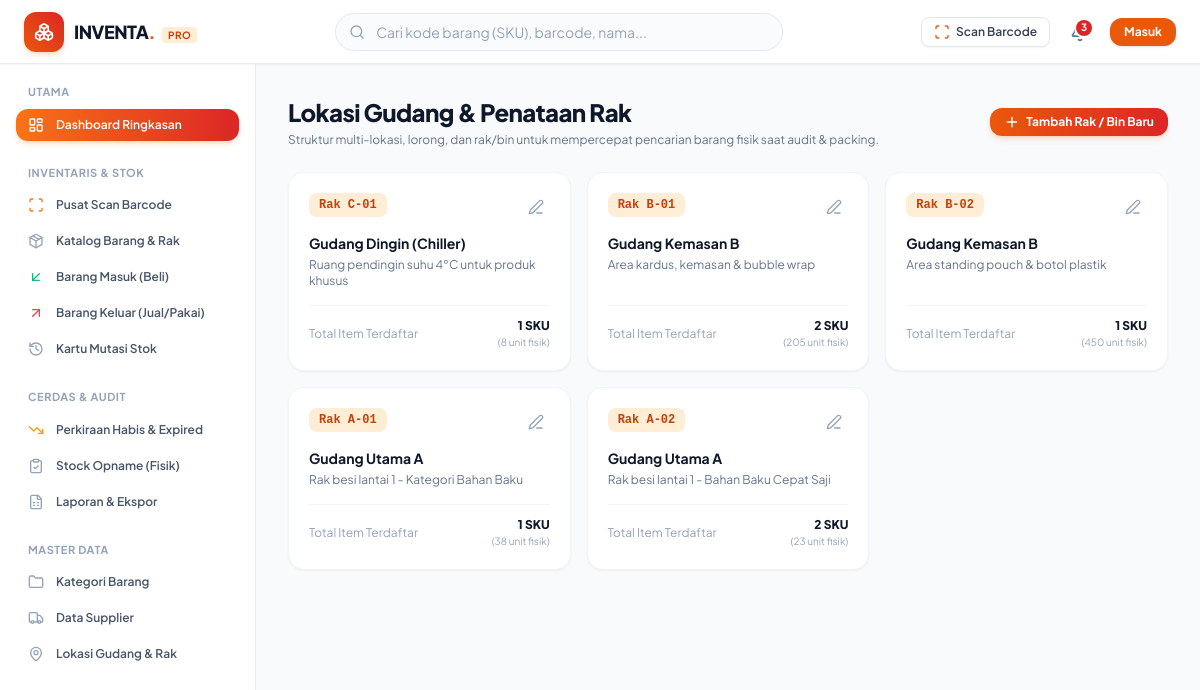
Page /pages/locations/index.php on the committed database.
### tables this page shows
CREATE TABLE `locations` (
  `id` int NOT NULL,
  `warehouse_name` varchar(100) NOT NULL,
  `rack_code` varchar(50) NOT NULL,
  `description` varchar(255) DEFAULT NULL,
  `created_at` timestamp NULL DEFAULT CURRENT_TIMESTAMP
);

### includes/functions.php (called while the page is built, shortened)
<?php
function sanitize($input): string {
    return htmlspecialchars(trim((string)$input), ENT_QUOTES, 'UTF-8');
}

### pages/locations/index.php (the view, shortened to what this page needs)
<?php
require_once __DIR__ . '/../../includes/header.php';
require_once __DIR__ . '/../../includes/navbar.php';
$pdo = db();
$sql = "
    SELECT l.*,
           COUNT(p.id) as total_products,
           COALESCE(SUM(p.current_stock), 0) as total_units_stored
    FROM locations l
    LEFT JOIN products p ON p.location_id = l.id
    GROUP BY l.id
    ORDER BY l.warehouse_name ASC, l.rack_code ASC
";
$stmt = $pdo ? $pdo->query($sql) : null;
$locations = $stmt ? $stmt->fetchAll() : [];
?>
<div class="flex-1 flex overflow-hidden" x-data="{ addModalOpen: false, editModalOpen: false, editData: {} }">
    <?php require_once __DIR__ . '/../../includes/sidebar.php'; ?>
    <main class="flex-1 overflow-y-auto md:ml-64 p-4 sm:p-6 lg:p-8 pb-24 md:pb-8">
        <div class="mb-6 flex flex-col gap-4 sm:flex-row sm:items-center sm:justify-between">
            <div>
                <h1 class="text-2xl font-black tracking-tight text-slate-900">
                    Lokasi Gudang & Penataan Rak
                </h1>
                <p class="text-xs text-slate-500 mt-1">
                    Struktur multi-lokasi, lorong, dan rak/bin untuk mempercepat pencarian barang fisik saat audit & packing.
                </p>
            </div>
            <div class="flex flex-wrap items-center gap-2">
                <button
                    type="button"
                    @click="addModalOpen = true"
                    class="inline-flex items-center gap-1.5 rounded-xl bg-gradient-to-r from-brand-600 to-crimson-600 px-3.5 py-1.5 text-xs font-bold text-white shadow-md shadow-brand-500/20 hover:from-brand-700 hover:to-crimson-700 transition"
                >
                    <i data-lucide="plus" class="h-4 w-4"></i>
                    <span>Tambah Rak / Bin Baru</span>
                </button>
            </div>
        </div>
        <div class="grid grid-cols-1 sm:grid-cols-2 lg:grid-cols-3 gap-4">
            <?php foreach ($locations as $l): ?>
                <div class="rounded-2xl bg-white p-5 shadow-sm border border-slate-100 flex flex-col justify-between hover:shadow-md transition">
                    <div>
                        <div class="flex items-start justify-between">
                            <span class="rounded-lg bg-orange-100 px-2.5 py-1 text-xs font-mono font-bold text-brand-700">
                                <?= sanitize($l['rack_code']) ?>
                            </span>
                            <div class="flex items-center gap-1">
                                <button
                                    type="button"
                                    @click="editData = <?= htmlspecialchars(json_encode($l), ENT_QUOTES, 'UTF-8') ?>; editModalOpen = true"
                                    class="rounded-lg p-1.5 text-slate-400 hover:text-blue-600 hover:bg-slate-50 transition"
                                    title="Edit Rak"
                                >
                                    <i data-lucide="edit-3" class="h-4 w-4"></i>
                                </button>
                            </div>
                        </div>
                        <h3 class="text-sm font-bold text-slate-900 mt-3"><?= sanitize($l['warehouse_name']) ?></h3>
                        <?php if (!empty($l['description'])): ?>
                            <p class="text-xs text-slate-500 mt-1"><?= sanitize($l['description']) ?></p>
                        <?php endif; ?>
                    </div>
                    <div class="mt-4 pt-3 border-t border-slate-100 flex items-center justify-between text-xs">
                        <span class="text-slate-400">Total Item Terdaftar</span>
                        <div class="text-right">
                            <span class="font-black text-slate-900"><?= $l['total_products'] ?> SKU</span>
                            <span class="text-[10px] text-slate-400 block">(<?= number_format($l['total_units_stored']) ?> unit fisik)</span>
                        </div>
                    </div>
                </div>
            <?php endforeach; ?>
        </div>
    </main>
</div>
<?php require_once __DIR__ . '/../../includes/footer.php'; ?>

### rows in the picture
locations: rack_code "Rak C-01", warehouse_name "Gudang Dingin (Chiller)", description "Ruang pendingin suhu 4°C untuk produk khusus", total_products "1", total_units_stored "8"
locations: rack_code "Rak B-01", warehouse_name "Gudang Kemasan B", description "Area kardus, kemasan & bubble wrap", total_products "2", total_units_stored "205"
locations: rack_code "Rak B-02", warehouse_name "Gudang Kemasan B", description "Area standing pouch & botol plastik", total_products "1", total_units_stored "450"
locations: rack_code "Rak A-01", warehouse_name "Gudang Utama A", description "Rak besi lantai 1 - Kategori Bahan Baku", total_products "1", total_units_stored "38"
locations: rack_code "Rak A-02", warehouse_name "Gudang Utama A", description "Rak besi lantai 1 - Bahan Baku Cepat Saji", total_products "2", total_units_stored "23"

### other values in the picture
$totalAlerts "3"
